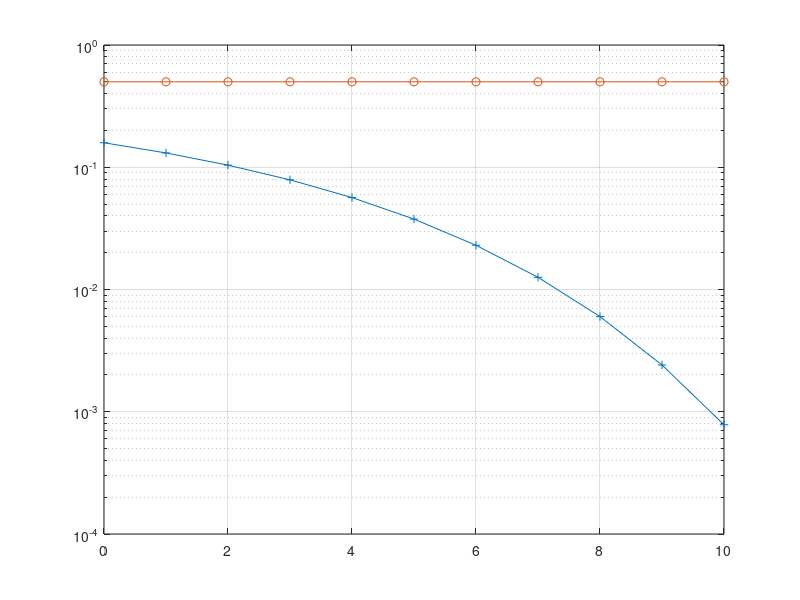

MATLAB code to generate this figure:
clc
clear all
close all

snr_db = 0:1:10;
snr_lin = 10.^(snr_db./10);
N_sd = 1./sqrt(snr_lin);

N = 1e6;
x1 = randi(2,1,N) - 1;
x = 2*(x1) - 1;
L = length(snr_db);

error = zeros(1,L);
error_theory = qfunc(sqrt(snr_lin));
noise = complex(randn(1,N),randn(1,N));

for i=1:L
    N_sd(i) = sqrt(1/snr_lin(i));
    y = x + N_sd(i)*noise;
    det = y>0;
    error(i) = sum(abs(x1-det).^2)/N;
end

semilogy(snr_db, error_theory, '-+');
hold on
semilogy(snr_db, error, '-o')
grid on
